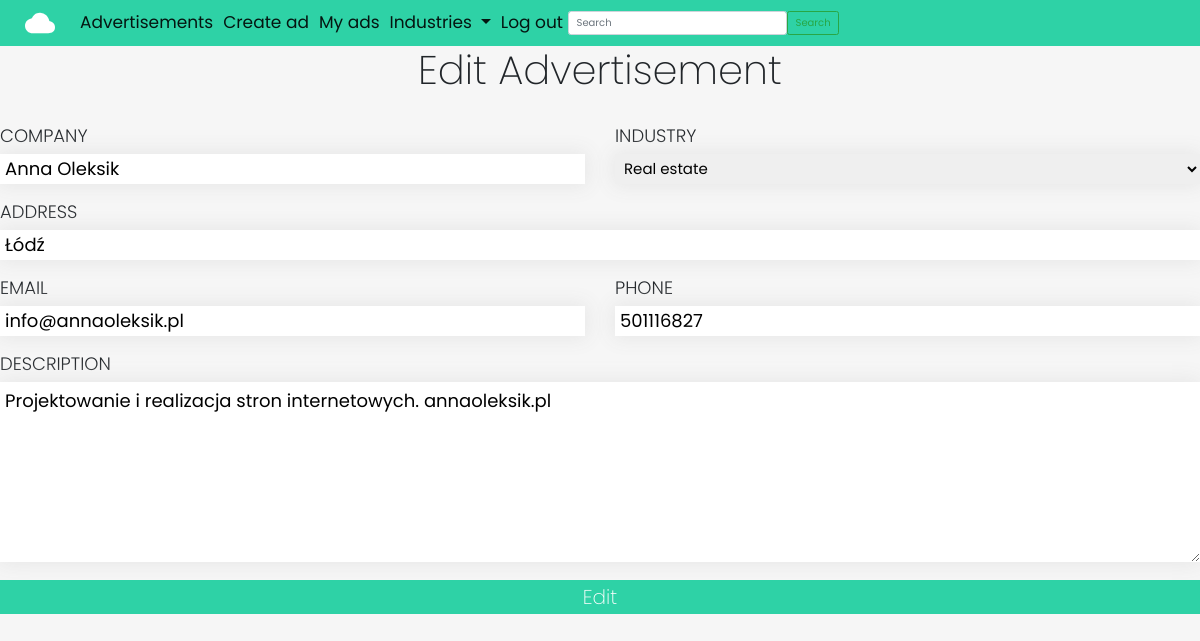
Page /my/2 (signed in) on the committed database.
### ads/models.py (models this page shows, shortened)
class Advertisement(models.Model):
    company=models.CharField(max_length=300)
    adress = models.CharField(max_length=400)
    email = models.EmailField(max_length=254)
    phone =models.CharField(max_length=14)
    desc=models.TextField()
    industries=[
        ("","Choose industry"),
        ("re","Real estate"),
        ("ht","Health"),
        ("at","Automotive"),
        ("ft","Fitness"),
    ]
    industry = models.CharField(max_length=2,choices=industries, default="")
    user=models.ForeignKey(User,on_delete=models.CASCADE)
    likes=models.ManyToManyField(User,blank=True,related_name="likes")

### ads/views.py (the view, shortened to what this page needs)
# urls.py: path("my/<int:adId>",views.edit,name="edit"),
@login_required
def edit(request,adId):
    ad=get_object_or_404(Advertisement,pk=adId,user=request.user) #upewniam sie ze tylko uzytkownik,do ktorego ogloszenie nalezy moze je edytowac
    if request.method =="GET":
        form=AdForm(instance=ad)
        return render(request,"edit.html",{"form":form,"ad":ad})

### ads/forms.py
class AdForm(forms.ModelForm):
    class Meta:
        model= Advertisement
        exclude = ("user",)

### ads/templates/edit.html (shortened to what this page needs)
{% extends 'base.html' %}
{% block content %}
    <h2 class="form-title">Edit Advertisement</h2>
    <form class="create-form" action="{% url "edit" ad.id %}" method="POST">
        <div class="form-line">
            <div class="form-element">
                <label for="id company">Company</label>
                <input type="text" name="company" maxlength="300" required="" id="id_company" value="{{ad.company}}">
            </div>
            <div class="form-element">
                <label for="id-industry">industry</label>
                <select name="industry" required="" id="id_industry">
                    {% for id,industry in ad.industries %}
                    {% if not id %}
                    <option value="{{id}}" disabled>{{industry}}</option>
                    {% elif id == ad.industry %}
                    <option value="{{id}}" selected>{{industry}}</option>
                    {% else %}
                    <option value="{{id}}">{{industry}}</option>
                    {% endif %}
                    {% endfor %}
                </select>
            </div>
        </div>
        <div class="form-line">
            <div class="form-element long">
                <label for="id_address">Address</label>
                <input type="text" name="adress" maxlength="400" required="" id="id_adress" value="{{ad.adress}}">
            </div>
        </div>
        <div class="form-line">
            <div class="form-element">
                <label for="id_email">Email</label>
                <input type="email" name="email" maxlength="254" required="" id="id_email" value="{{ad.email}}">
            </div>
            <div class="form-element">
                <label for="id_phone">Phone</label>
                <input type="text" name="phone" maxlength="14" required="" id="id_phone" value="{{ad.phone}}">
            </div>
        </div>
        <label for="id_desc">Description</label>
        <textarea name="desc" cols="40" rows="10" required="" id="id_desc">{{ad.desc}}</textarea>
        <button class="btn-full" type="submit">Edit</button>
    </form>
{% endblock content %}

### ads/static/css/styles.css (style rules this page uses)
* { margin: 0; padding: 0; box-sizing: border-box; }
:root { --background: #f6f6f6; --primary: #2ed2a6; }
html, body { font-size: 10px; font-family: 'Poppins', sans-serif; background-color: var(--background); }
.form-title { font-size: 4rem; text-align: center; font-weight: 200; margin-bottom: 2.8rem; }
.form-element { display: flex; flex-direction: column; flex: 0 0 calc(50% - 1.5rem); }
.form-line { display: flex; justify-content: space-between; padding: 0; }
input { width: 100%; }
.create-form label { text-transform: uppercase; font-size: 1.8rem; font-weight: 300; margin-bottom: 0.5rem; padding-left: 0; }
.create-form input, .create-form select, .create-form textarea { height: 3rem; font-size: 1.8rem; padding: 0.5rem; border: none; outline: none; box-shadow: 0 0 20px 2px #e6e6e6; transition: all .5s; width: 100%; margin-bottom: 1.4rem; }
.long { flex: 1; }
.create-form textarea { height: 18rem; }
.create-form select { font-size: 1.5rem; }
.btn-full { width: 100%; background-color: var(--primary); border: 2px solid var(--primary); color: white; font-size: 2rem; font-weight: 200; transition: all 0.4s; text-align: center; }

### rows in the picture
Advertisement: company "Anna Oleksik", industry "Real estate", adress "Łódź", email "info@annaoleksik.pl", phone "501116827", desc "Projektowanie i realizacja stron internetowych. annaoleksik.pl"
